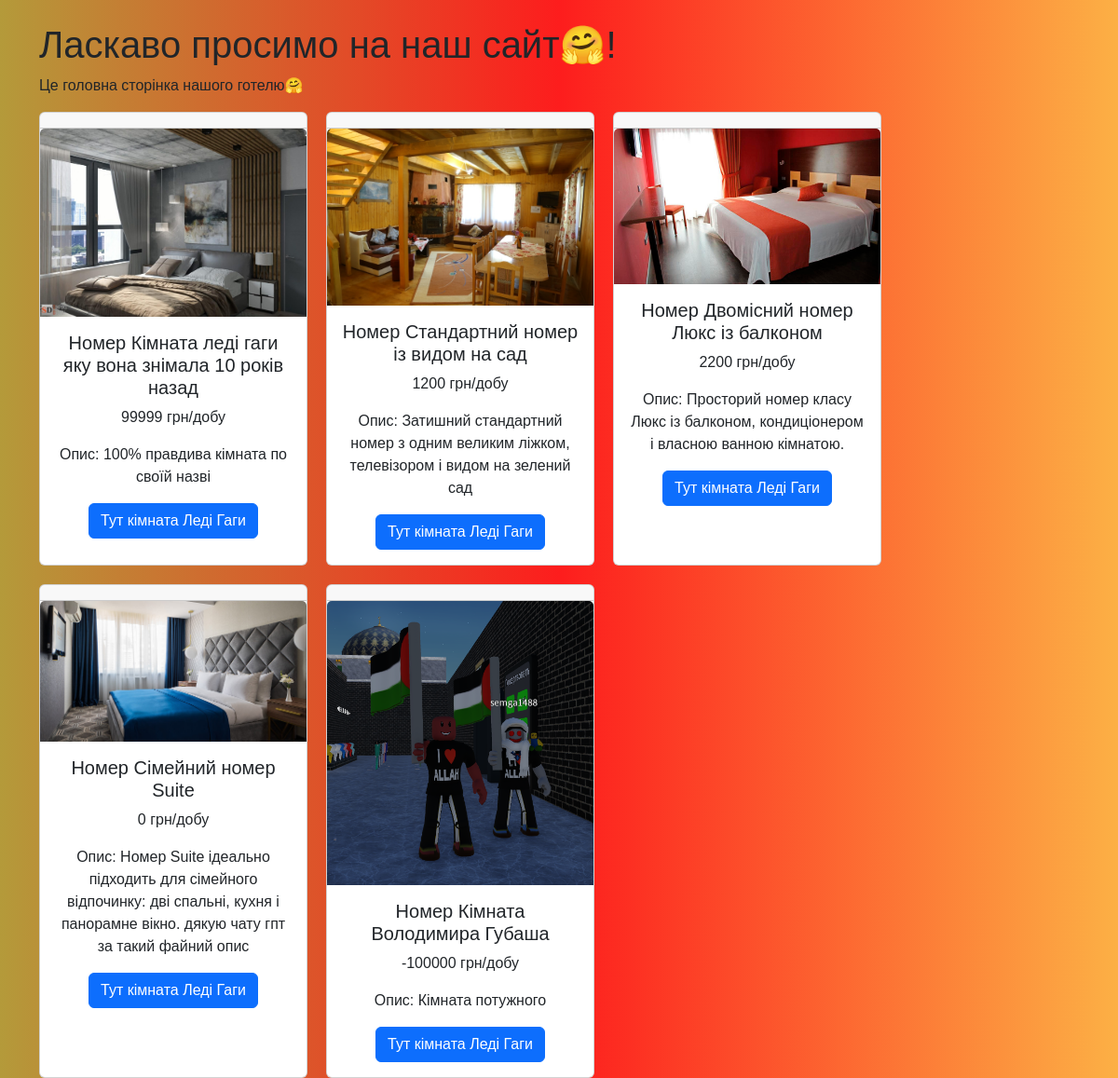
The page / on the database its author committed.
### cs2_app/models.py (models this page shows, shortened)
class Room(models.Model):
    type_choise = [
        ('standart', 'Standart'),
        ('lux', 'Lux'),
        ('suite', 'Suite'),
    ]
    title = models.CharField(max_length=200)
    price = models.IntegerField(default=0)
    description = models.TextField(null=True, blank=True)
    capacity = models.IntegerField(default=1)
    image = models.ImageField(upload_to='room_images/', null=True, blank=True)
    type_room = models.CharField(choices=type_choise, max_length=50, default='standart')

### cs2_app/views.py (the view)
# urls.py: 2. Add a URL to urlpatterns:  path('', views.home, name='home')
def home(request):
    rooms = Room.objects.all()
    context = {
        'rooms': rooms
    }
    return render(request, 'home.html', context)

### templates/home.html (shortened to what this page needs)
{% extends "base.html" %}
{% block content %}
<h1>Ласкаво просимо на наш сайт🤗!</h1>
<p>Це головна сторінка нашого готелю🤗</p>
<div class="rooms-list">
    {% for room in rooms %}
           <div class="card text-center" style ="max-width: 18rem;">
  <div class="card-header">
  </div>
  {% if room.image %}
  <img src="{{room.image.url}}" class="card-img-top" alt="...">
  {% endif %}
  <div class="card-body">
    <h5 class="card-title">Номер {{room.title}}</h5>
    <p class="card-text">{{room.price}} грн/добу</p>
    <p class="card-text">Опис: {{room.description}}</p>
    <a href="#" class="btn btn-primary">Тут кімната Леді Гаги</a>
  </div>
</div>
    {% endfor %}
</div>
{% endblock %}

### templates/base.html (shortened to what this page needs)
<!DOCTYPE html>
<html lang="uk">
<head>
    <link href="https://cdn.jsdelivr.net/npm/bootstrap@5.3.6/dist/css/bootstrap.min.css" rel="stylesheet">
    {% load static %}
		<link rel="stylesheet" href="{% static 'css/style.css' %}">
</head>
<body>
<div class="container mt-4">
    {% block content %}
    {% endblock %}
</div>
</body>
</html>

### static/css/style.css (style rules this page uses)
body { background: #b49a3a; background: linear-gradient(90deg, rgba(180, 154, 58, 1) 0%, rgba(253, 29, 29, 1) 50%, rgba(252, 176, 69, 1) 100%); font-family: Verdana, Geneva, Tahoma, sans-serif }
.rooms-list { display: flex; flex-wrap: wrap; gap: 20px; }

### rows shown on the page
Room: image (picture), title "Кімната леді гаги яку вона знімала 10 років назад", price "99999", description "100% правдива кімната по своїй назві"
Room: image (picture), title "Стандартний номер із видом на сад", price "1200", description "Затишний стандартний номер з одним великим ліжком, телевізором і видом на зелений сад"
Room: image (picture), title "Двомісний номер Люкс із балконом", price "2200", description "Просторий номер класу Люкс із балконом, кондиціонером і власною ванною кімнатою."
Room: image (picture), title "Сімейний номер Suite", price "0", description "Номер Suite ідеально підходить для сімейного відпочинку: дві спальні, кухня і панорамне вікно. дякую чату гпт за такий файний опис"
Room: image (picture), title "Кімната Володимира Губаша", price "-100000", description "Кімната потужного"
